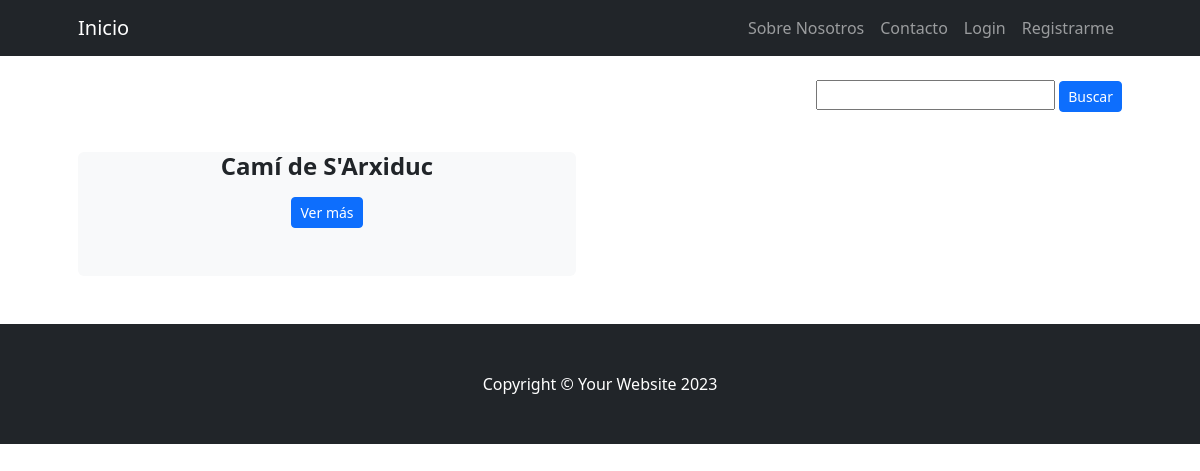
/senderismolist/, run on an earlier commit of the app's database.
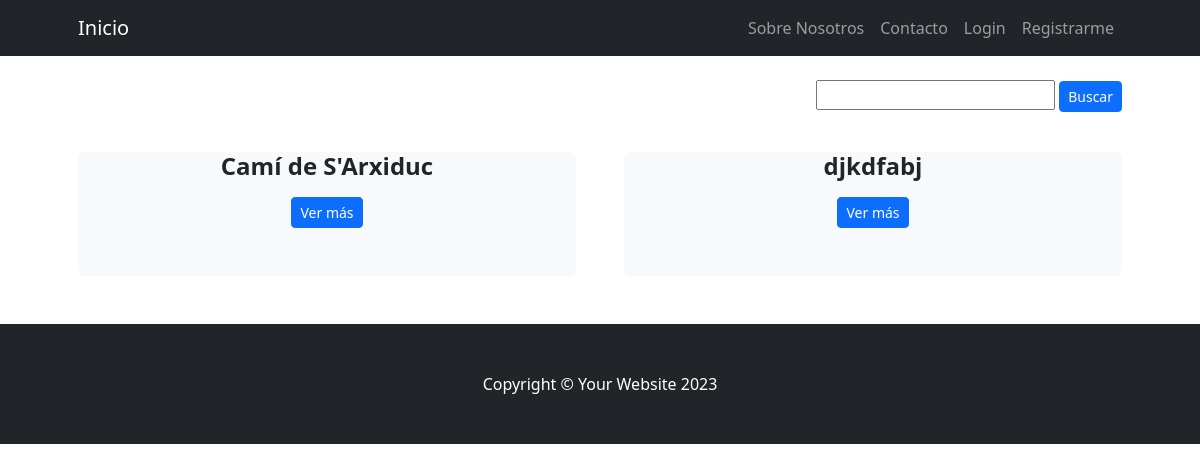
And on a later commit of the database.
### Preentrega3App/models.py (models this page shows, shortened)
class Senderismo(models.Model):
    nombre_ruta = models.CharField(max_length=20)
    desc_abreviada_ruta = models.CharField(max_length=200, default="")
    dificultad = models.CharField(max_length=10)
    altitud_max = models.CharField(max_length=15)
    localidad_origen = models.CharField(max_length=20)
    descripcion_ruta = models.CharField(max_length=1200)
    img_senderismo = models.ImageField(upload_to='imagenes/', blank=True, null=True)
    fecha_creado = models.DateTimeField(default=timezone.now)
    usuario_creacion = models.CharField(max_length=20, default="")
    class Meta:
        verbose_name_plural = "Senderismo"

### Preentrega3App/views.py (the view)
# urls.py: path('senderismolist/', views.senderismoList.as_view(), name = 'SenderismoList'),
class senderismoList (ListView):
    model = Senderismo
    template_name = "Preentrega3App/senderismo_list.html"

### Preentrega3App/Templates/Preentrega3App/senderismo_list.html (shortened to what this page needs)
<!DOCTYPE html>
<html lang="en">
{% extends "Preentrega3App/padre.html" %}
{% load static %}
{% block Contenidoquecambia %}
<section class="pt-4">
    <div class="container px-lg-5">
        <div class="row gx-lg-5">
            {% if object_list %}
            <div style="text-align: right;">
                <form action="/buscar-ruta/" method = 'GET'>
                    <input type="text", name = "nombre_ruta", id = "nombre_ruta">
                    <input type="submit" class="btn btn-primary btn-sm", value = "Buscar">
                </form>
                </div>
                <br>
                <br>
                <br>
            {% for ruta in object_list %}
            <div class="col-lg-6 col-xxl-4 mb-5">
                <div class="card bg-light border-0 h-100">
                    <div class="card-body text-center p-4 p-lg-5 pt-0 pt-lg-0">
                        <h2 class="fs-4 fw-bold"> {{ruta.nombre_ruta}} </h2>
                        <a href="{% url 'SenderismoDetail' pk=ruta.id %}" class="btn btn-primary btn-sm mt-2">Ver más</a>
                    </div>
                </div>
            </div>
            {% endfor %}
            {% else %}
            <p>No hay información disponible</p>
            {% endif %}
        </div>
    </div>
</section>
{% endblock %}

What changed in the data, as far as the page shows it:
added Senderismo: nombre_ruta "djkdfabj"
